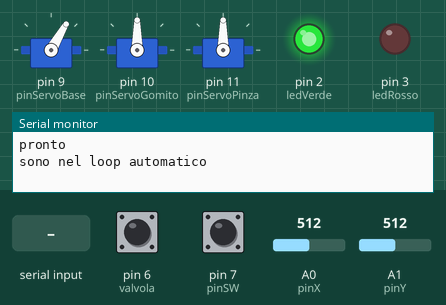
Recording of a sketch running on a simulated Arduino Uno, built with avr-gcc and run on an emulated ATmega328P. Parts: 3 × servo, output pins drawn as LEDs (lit = HIGH), the last lines printed to the serial monitor. The test bench sets the inputs (shaded band); at power-on: pin 6 (valvola) HIGH, pin 7 (pinSW) HIGH, A0 (pinX) = 512, A1 (pinY) = 512.

Above: at 2.2 s.
2.3 s: pin 6 (valvola) pulled LOW for 3.2 s
At 3.7 s:
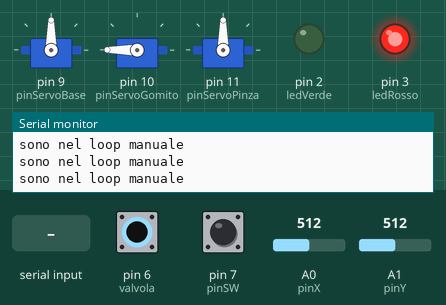
At 8.0 s:
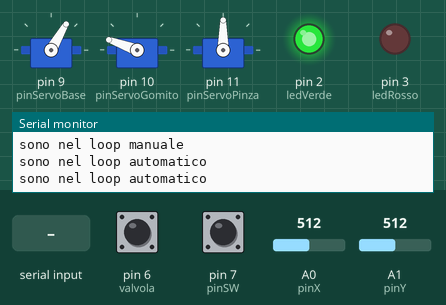
8.5 s: "1\n" received over Serial
At 15.1 s:
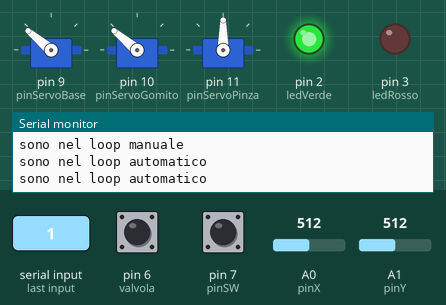
Timing chart, 0 to 27.8 s (numbered marks = the images above; inputs shaded):
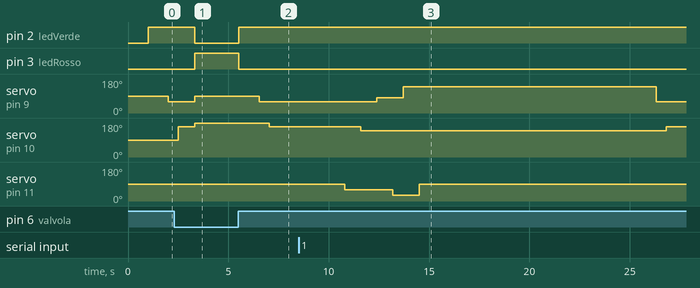

The sketch:

braccio_comandato_joystick.ino
```cpp
/*
obbiettivo:
  realizzare un braccio robotico comandato sia da joystick sia da ai per il posizionamento dei dadi colorati nelle apposite posizioni
autore:
  Uboldi Luca
progetto:
  progetto interdisciplinare classe 4^
variabili:
  servoBase;  dichiarazione servo base
  servoGomito;  dichiarazione servo gomito
  servoPinza; dichiarazione servo pinza

  pinX; dichiarazione asse x joystick
  pinY; dichiarazione asse y joystick
  pinSW; dichiarazione pulsante joystick(per chiusura o apertura pinza)

  pinServoBase; dichiarazione pin Arduino servomotore base
  pinServoGomito; dichiarazione pin Arduino servomotore gomito
  pinServoPinza; dichiarazione pin Arduino servomotore pinza

  angoloBase; angolo servomotore base
  angoloGomito; angolo servomotore gomito
  angoloPinza; angolo servomotore pinza

  angoloBaseInizio; posizione servomotore base base
  angoloGomitoInizio; posizione servomotore gomito base
  angoloPinzaInizio; posizione servomotore pinza base

  ledVerde; dichiarazione pin Arduino per il led verde, rappresentante l'entrata nella modalità automatica
  ledRosso; dichiarazione pin Arduino per il led rosso, rappresentante l'entrata nella modalità manuale

  valvola; dichiarazione pin Arduino per la valvola, gestisce in che modalità si è attualmente(automatica o manuale)

  pinzaAperta; variabile boleana per indicare se la pinza è aperta o chiusa
  statoPrecedente; variabile boleana per indicare in che stato era precedentemente la pinza
*/
#include <Servo.h>

// dichiarazione servo
Servo servoBase;
Servo servoGomito;
Servo servoPinza;

// dichiarazione pin joystick
const int pinX = A0;
const int pinY = A1;
const int pinSW = 7;

// pin servo
const int pinServoBase = 9;
const int pinServoGomito = 10;
const int pinServoPinza = 11;

// angoli
int angoloBase = 90;
int angoloGomito = 180;
int angoloPinza = 90;

// posizioni base
int angoloBaseInizio = 90;
int angoloGomitoInizio = 180;
int angoloPinzaInizio = 90;

// led
const int ledVerde = 2;
const int ledRosso = 3;

// valvola
const int valvola = 6;

// pulsante
bool pinzaAperta = true;
bool statoPrecedente = true;

void setup() {
/*
  // posizione start
  servoBase.write(angoloBaseInizio);
  servoGomito.write(angoloGomitoInizio);
  servoPinza.write(angoloPinzaInizio);
*/
  // pulsante chiusura pinza
  pinMode(pinSW, INPUT_PULLUP);

  // led
  pinMode(ledVerde, OUTPUT);
  pinMode(ledRosso, OUTPUT);

  // valvola
  pinMode(valvola, INPUT_PULLUP);

  delay(1000);
    // attacchi
  servoBase.attach(pinServoBase);
  servoGomito.attach(pinServoGomito);
  servoPinza.attach(pinServoPinza);


  // inizializzazione
  Serial.begin(9600);
  Serial.println("pronto");
}

void loop() {
  // valori joystick
  int valX = analogRead(pinX);
  int valY = analogRead(pinY);

  // valori digitali valvola
  int stato = digitalRead(valvola);

  // zona morta: +/- 50 attorno al centro (512)
  int deadZone = 50;


  // se valvola attivata(led rosso, manuale)
  if(stato == LOW){
    Serial.println("sono nel loop manuale");
    digitalWrite(ledVerde, LOW);
    digitalWrite(ledRosso, HIGH);

    // base senza zona morta, mappa i valori in base a questi limiti
    if (abs(valX - 512) > deadZone) {
      angoloBase += map(valX, 0, 1023, -2, 2);
    }

    // gomito senza zona morta, mappa i valori in base a questi limiti
    if (abs(valY - 512) > deadZone) {
      angoloGomito += map(valY, 0, 1023, -2, 2);
    }

    // limiti angoli(180)
    angoloBase = constrain(angoloBase, 0, 180);
    angoloGomito = constrain(angoloGomito, 0, 180);

    // movimento
    servoBase.write(angoloBase);
    servoGomito.write(angoloGomito);

    // aperto/chiuso pulsante pinza
    bool statoAttuale = digitalRead(pinSW);

    // per la pinza
    if (statoPrecedente == HIGH && statoAttuale == LOW) {
      // se premuto cambia
      pinzaAperta = !pinzaAperta;
      angoloPinza = pinzaAperta ? 90 : 30; // gradatura 90 = aperto      30 = chiuso
      servoPinza.write(angoloPinza);
      delay(20);
    }

    statoPrecedente = statoAttuale; //aggiorna lo stato della pinza
  }else{  // se valvola non attivata(led rosso, manuale)
    digitalWrite(ledVerde, HIGH);
    digitalWrite(ledRosso, LOW);
    Serial.println("sono nel loop automatico");

    // leggo il valore di tipo string passato da seriale fino a capo
    String data = Serial.readStringUntil("\n");

    // rimuovo eventuali spazi o altri tipo di \...
    data.trim();

    // converte data in intero in modo da poter gestiro coi numeri 1, 2, 3, 4...
    int valoreRicevuto = data.toInt();

    servoBase.write(60);
    delay(500);
    servoGomito.write(160);
    servoPinza.write(90);
    delay(800);


    // nel caso colore... allora ...
    switch(valoreRicevuto){
      case 1: // rosso
        // apertura pinza
        // apri la pinza solo se è chiusa
        servoPinza.write(60);
        delay(800);

        servoGomito.write(140);
        delay(800);

        servoBase.write(80);
        delay(800);

        servoPinza.write(30);
        delay(500);
        //oggetto preso e sollevato
        servoBase.write(140);
        delay(800);
        servoPinza.write(90);
        delay(800);

        // Solleva braccio

        // movimento effettivo braccio
        /**********
        inserire i valori dei movimento
        eseguo i movimenti del braccio:
        -prendo dado
        -chiudo pinza
        -sposto nel apposito posto
        -apro pinza
        -torno in posizione base
        **********/
        delay(10000);
        break;
      case 2: // verde
        // apertura pinza
        // apri la pinza solo se è chiusa
        servoPinza.write(60);
        delay(800);

        servoGomito.write(140);
        delay(800);

        servoBase.write(10);
        delay(800);


        servoPinza.write(30);
        delay(500);
        //oggetto preso e sollevato
        servoBase.write(140);
        delay(800);
        servoPinza.write(90);
        delay(800);
        // movimento effettivo braccio
        /**********
        inserire i valori dei movimento
        eseguo i movimenti del braccio:
        -prendo dado
        -chiudo pinza
        -sposto nel apposito posto
        -apro pinza
        -torno in posizione base
        **********/
        delay(10000);
        break;

      case 3: // blu
        servoPinza.write(60);
        delay(800);

        servoGomito.write(140);
        delay(800);

        servoBase.write(50);
        delay(800);


        servoPinza.write(30);
        delay(500);
        //oggetto preso e sollevato
        servoBase.write(140);
        delay(800);
        servoPinza.write(90);
        delay(800);
        // movimento effettivo braccio
        /**********
        inserire i valori dei movimento
        eseguo i movimenti del braccio:
        -prendo dado
        -chiudo pinza
        -sposto nel apposito posto
        -apro pinza
        -torno in posizione base
        **********/
        delay(10000);
        break;
    }
  }
  delay(20);
}
```

Measured:
- after the input at 2.3 s, pin 2 (ledVerde): HIGH → LOW after 1.0 s, → HIGH 2.2 s later; pin 3 (ledRosso): LOW → HIGH after 1.0 s, → LOW 2.2 s later; servo on pin 9 (pinServoBase): 60° → 90° after 1.0 s, → 60° 3.2 s later
- after the input at 8.5 s, servo on pin 9 (pinServoBase): 60° → 80° after 3.9 s, → 140° 1.3 s later, → 60° 12.6 s later; servo on pin 10 (pinServoGomito): 160° → 140° after 3.1 s, → 160° 15.2 s later; servo on pin 11 (pinServoPinza): 90° → 60° after 2.3 s, → 30° 2.4 s later, → 90° 1.3 s later
